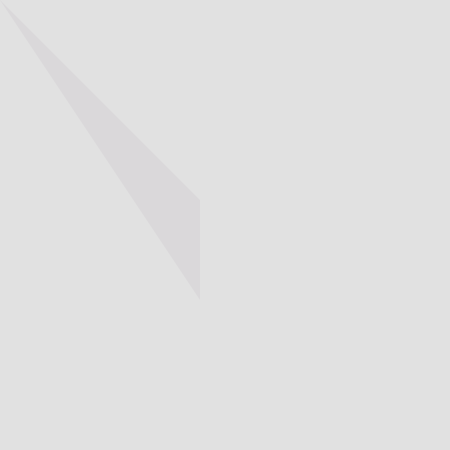
Frame 1 (no input)
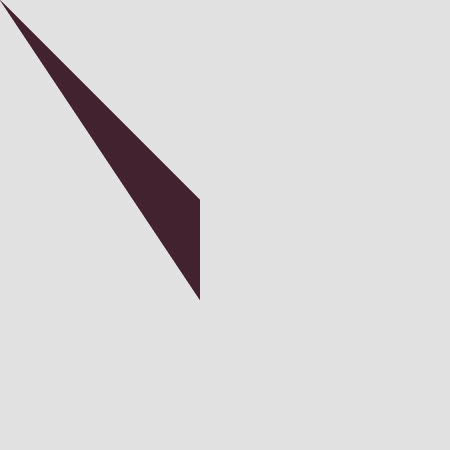
Frame 60 (the mouse pressed at the canvas centre just before this capture)
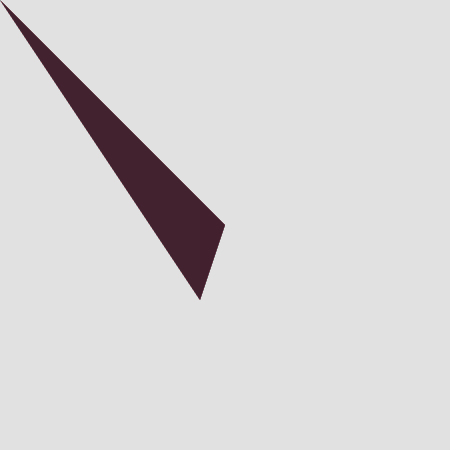
Frame 120 (the mouse held since frame 60 and released just before this capture)

The Processing sketch that drew these frames (run headless with seeded random() and noise(); from frame 60 on, the mouse is pressed at the canvas centre):

// Processing sketch: processing_52098
// ── processing_52098.pde


                void setup(){
 size(450,450);
 
background(225);
 
  smooth();
}
 
 
void draw(){
fill(0,10);
noStroke();
float speed = dist(pmouseX,pmouseY, mouseX,mouseY);
 
fill(random(40,55), random(0,25), random(0,55),10);
 
triangle (mouseX,mouseY, 200, 300,200,200);
 
  //println(speed);
}
                
                
